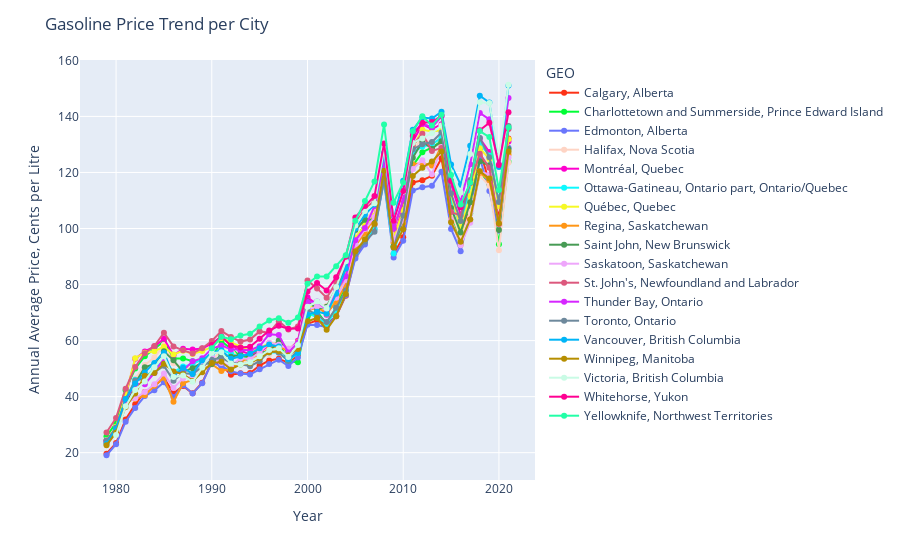

Notebook cell for this chart:
### Code cell
fig = px.line(price_bycity
                   ,x='Year', y = "Value", 
                   color = "GEO", color_discrete_sequence=px.colors.qualitative.Light24)
fig.update_traces(mode='markers+lines')
fig.update_layout(
    title="Gasoline Price Trend per City",
    xaxis_title="Year",
    yaxis_title="Annual Average Price, Cents per Litre")
fig.show()

### Figure 1 — Plotly figure (JSON) as saved in the notebook; plotly's stock layout.template omitted (floating-point values rounded to 4 significant figures)
{"data": [{"hovertemplate": "GEO=Calgary, Alberta<br>Year=%{x}<br>Value=%{y}<extra></extra>", "legendgroup": "Calgary, Alberta", "line": {"color": "#FD3216", "dash": "solid"}, "marker": {"symbol": "circle"}, "mode": "markers+lines", "name": "Calgary, Alberta", "orientation": "v", "showlegend": true, "type": "scatter", "x": [1979, 1980, 1981, 1982, 1983, 1984, 1985, 1986, 1987, 1988, 1989, 1990, 1991, 1992, 1993, 1994, 1995, 1996, 1997, 1998, 1999, 2000, 2001, 2002, 2003, 2004, 2005, 2006, 2007, 2008, 2009, 2010, 2011, 2012, 2013, 2014, 2015, 2016, 2017, 2018, 2019, 2020, 2021], "xaxis": "x", "y": [19.61, 23.42, 31.85, 37.24, 41.66, 43.71, 46.71, 41.22, 43.78, 41.19, 44.98, 52.32, 51.24, 47.79, 48.3, 48.45, 51.08, 52.9, 53.54, 52.03, 54.92, 65.96, 67.26, 65.93, 68.66, 76.03, 90.08, 95.03, 101.4, 118.2, 90.86, 96.91, 116.4, 117.2, 118.8, 125.1, 104.8, 96.62, 108.9, 128.1, 116.3, 104.0, 132.1], "yaxis": "y"}, {"hovertemplate": "GEO=Charlottetown and Summerside, Prince Edward Island<br>Year=%{x}<br>Value=%{y}<extra></extra>", "legendgroup": "Charlottetown and Summerside, Prince Edward Island", "line": {"color": "#00FE35", "dash": "solid"}, "marker": {"symbol": "circle"}, "mode": "markers+lines", "name": "Charlottetown and Summerside, Prince Edward Island", "orientation": "v", "showlegend": true, "type": "scatter", "x": [1979, 1980, 1981, 1982, 1983, 1984, 1985, 1986, 1987, 1988, 1989, 1990, 1991, 1992, 1993, 1994, 1995, 1996, 1997, 1998, 1999, 2000, 2001, 2002, 2003, 2004, 2005, 2006, 2007, 2008, 2009, 2010, 2011, 2012, 2013, 2014, 2015, 2016, 2017, 2018, 2019, 2020, 2021], "xaxis": "x", "y": [25.82, 30.64, 42.28, 50.07, 54.38, 57.18, 59.76, 53.62, 53.65, 52.65, 52.71, 53.86, 59.8, 57.14, 54.43, 53.81, 57.43, 57.82, 59.24, 52.6, 52.27, 68.41, 70.33, 65.95, 71.68, 80.09, 95.4, 101.8, 103.4, 120.1, 93.7, 102.7, 122.5, 127.2, 128.9, 131.3, 105.1, 95.99, 105.3, 120.5, 115.8, 94.42, 123.8], "yaxis": "y"}, {"hovertemplate": "GEO=Edmonton, Alberta<br>Year=%{x}<br>Value=%{y}<extra></extra>", "legendgroup": "Edmonton, Alberta", "line": {"color": "#6A76FC", "dash": "solid"}, "marker": {"symbol": "circle"}, "mode": "markers+lines", "name": "Edmonton, Alberta", "orientation": "v", "showlegend": true, "type": "scatter", "x": [1979, 1980, 1981, 1982, 1983, 1984, 1985, 1986, 1987, 1988, 1989, 1990, 1991, 1992, 1993, 1994, 1995, 1996, 1997, 1998, 1999, 2000, 2001, 2002, 2003, 2004, 2005, 2006, 2007, 2008, 2009, 2010, 2011, 2012, 2013, 2014, 2015, 2016, 2017, 2018, 2019, 2020, 2021], "xaxis": "x", "y": [19.08, 23.02, 31.06, 35.97, 40.2, 42.24, 45.13, 39.88, 44.05, 41.13, 44.75, 52.28, 50.83, 49.07, 48.22, 47.91, 49.76, 51.61, 53.19, 50.93, 54, 65.68, 65.57, 64.76, 68.96, 76.19, 89.28, 94.33, 99.94, 116.9, 89.61, 95.64, 113.5, 114.7, 115.2, 120.3, 99.82, 91.91, 106.2, 125.2, 113.4, 99.21, 128.8], "yaxis": "y"}, {"hovertemplate": "GEO=Halifax, Nova Scotia<br>Year=%{x}<br>Value=%{y}<extra></extra>", "legendgroup": "Halifax, Nova Scotia", "line": {"color": "#FED4C4", "dash": "solid"}, "marker": {"symbol": "circle"}, "mode": "markers+lines", "name": "Halifax, Nova Scotia", "orientation": "v", "showlegend": true, "type": "scatter", "x": [1979, 1980, 1981, 1982, 1983, 1984, 1985, 1986, 1987, 1988, 1989, 1990, 1991, 1992, 1993, 1994, 1995, 1996, 1997, 1998, 1999, 2000, 2001, 2002, 2003, 2004, 2005, 2006, 2007, 2008, 2009, 2010, 2011, 2012, 2013, 2014, 2015, 2016, 2017, 2018, 2019, 2020, 2021], "xaxis": "x", "y": [24.52, 28.86, 37.8, 46.38, 51.28, 53.93, 58.49, 51.92, 50.25, 50.32, 50.92, 52.39, 57.08, 57.42, 52.71, 52.76, 54.3, 55.02, 60.06, 57.21, 59.5, 75.25, 72.94, 72.37, 78.06, 86.41, 98.72, 103.8, 106.1, 121.9, 95.81, 106.6, 127.2, 132.7, 129.7, 132.8, 106.0, 96.61, 106.0, 118.9, 115.2, 92.2, 123.5], "yaxis": "y"}, {"hovertemplate": "GEO=Montréal, Quebec<br>Year=%{x}<br>Value=%{y}<extra></extra>", "legendgroup": "Montréal, Quebec", "line": {"color": "#FE00CE", "dash": "solid"}, "marker": {"symbol": "circle"}, "mode": "markers+lines", "name": "Montréal, Quebec", "orientation": "v", "showlegend": true, "type": "scatter", "x": [1979, 1980, 1981, 1982, 1983, 1984, 1985, 1986, 1987, 1988, 1989, 1990, 1991, 1992, 1993, 1994, 1995, 1996, 1997, 1998, 1999, 2000, 2001, 2002, 2003, 2004, 2005, 2006, 2007, 2008, 2009, 2010, 2011, 2012, 2013, 2014, 2015, 2016, 2017, 2018, 2019, 2020, 2021], "xaxis": "x", "y": [23.86, 28.98, 40.2, 53.48, 56.13, 57.88, 60.68, 54.76, 57.08, 56.83, 57.17, 58.87, 61.48, 58.35, 56.36, 55.1, 55.83, 58.26, 59.23, 56.23, 59.97, 75.46, 72.77, 69.23, 74.95, 83.26, 95.89, 100.4, 103.8, 124.8, 97.25, 107.6, 130.9, 137.2, 135.5, 137.2, 115.9, 104.8, 115.3, 132.2, 127.3, 108.3, 131.0], "yaxis": "y"}, {"hovertemplate": "GEO=Ottawa-Gatineau, Ontario part, Ontario/Quebec<br>Year=%{x}<br>Value=%{y}<extra></extra>", "legendgroup": "Ottawa-Gatineau, Ontario part, Ontario/Quebec", "line": {"color": "#0DF9FF", "dash": "solid"}, "marker": {"symbol": "circle"}, "mode": "markers+lines", "name": "Ottawa-Gatineau, Ontario part, Ontario/Quebec", "orientation": "v", "showlegend": true, "type": "scatter", "x": [1979, 1980, 1981, 1982, 1983, 1984, 1985, 1986, 1987, 1988, 1989, 1990, 1991, 1992, 1993, 1994, 1995, 1996, 1997, 1998, 1999, 2000, 2001, 2002, 2003, 2004, 2005, 2006, 2007, 2008, 2009, 2010, 2011, 2012, 2013, 2014, 2015, 2016, 2017, 2018, 2019, 2020, 2021], "xaxis": "x", "y": [23.95, 28.83, 38.71, 46.05, 46.69, 49.93, 53.38, 48.84, 50.72, 51.6, 53.24, 54.94, 56.76, 55.37, 53.96, 52.76, 53.56, 55.77, 55.87, 52.7, 55.56, 69.79, 68.31, 65.96, 70.74, 77.93, 91.13, 95.47, 99.75, 117.5, 91.11, 103.6, 127.2, 129.2, 130.1, 132.4, 110.1, 100.8, 114.9, 130.3, 126.1, 109.6, 135.8], "yaxis": "y"}, {"hovertemplate": "GEO=Québec, Quebec<br>Year=%{x}<br>Value=%{y}<extra></extra>", "legendgroup": "Québec, Quebec", "line": {"color": "#F6F926", "dash": "solid"}, "marker": {"symbol": "circle"}, "mode": "markers+lines", "name": "Québec, Quebec", "orientation": "v", "showlegend": true, "type": "scatter", "x": [1979, 1980, 1981, 1982, 1983, 1984, 1985, 1986, 1987, 1988, 1989, 1990, 1991, 1992, 1993, 1994, 1995, 1996, 1997, 1998, 1999, 2000, 2001, 2002, 2003, 2004, 2005, 2006, 2007, 2008, 2009, 2010, 2011, 2012, 2013, 2014, 2015, 2016, 2017, 2018, 2019, 2020, 2021], "xaxis": "x", "y": [24.09, 29.27, 40.46, 53.73, 55.69, 56.2, 57.82, 55.01, 56.41, 55.23, 56.26, 57.75, 60.95, 59.43, 57.64, 56.33, 57.2, 59.12, 58.82, 55.7, 59.44, 71.89, 72.58, 69.54, 75.42, 83.78, 96.66, 101.1, 104.6, 124.5, 96.72, 106.6, 129, 135.2, 134.7, 135.0, 112.1, 100.2, 111.6, 128.6, 124.8, 107.9, 131.9], "yaxis": "y"}, {"hovertemplate": "GEO=Regina, Saskatchewan<br>Year=%{x}<br>Value=%{y}<extra></extra>", "legendgroup": "Regina, Saskatchewan", "line": {"color": "#FF9616", "dash": "solid"}, "marker": {"symbol": "circle"}, "mode": "markers+lines", "name": "Regina, Saskatchewan", "orientation": "v", "showlegend": true, "type": "scatter", "x": [1979, 1980, 1981, 1982, 1983, 1984, 1985, 1986, 1987, 1988, 1989, 1990, 1991, 1992, 1993, 1994, 1995, 1996, 1997, 1998, 1999, 2000, 2001, 2002, 2003, 2004, 2005, 2006, 2007, 2008, 2009, 2010, 2011, 2012, 2013, 2014, 2015, 2016, 2017, 2018, 2019, 2020, 2021], "xaxis": "x", "y": [23.47, 27.88, 38.04, 39.2, 40.48, 43.85, 46.72, 38.2, 44.78, 46.02, 49.5, 51.56, 49.13, 49.9, 52.6, 53.73, 54.95, 57.05, 58, 56.1, 59.16, 70.68, 71.83, 69.75, 73.8, 80.01, 93.92, 98.39, 103.9, 121.9, 94.91, 102.0, 123.0, 123.3, 122.5, 129.4, 103.2, 94.21, 103.1, 119.9, 117.2, 101.8, 126.4], "yaxis": "y"}, {"hovertemplate": "GEO=Saint John, New Brunswick<br>Year=%{x}<br>Value=%{y}<extra></extra>", "legendgroup": "Saint John, New Brunswick", "line": {"color": "#479B55", "dash": "solid"}, "marker": {"symbol": "circle"}, "mode": "markers+lines", "name": "Saint John, New Brunswick", "orientation": "v", "showlegend": true, "type": "scatter", "x": [1979, 1980, 1981, 1982, 1983, 1984, 1985, 1986, 1987, 1988, 1989, 1990, 1991, 1992, 1993, 1994, 1995, 1996, 1997, 1998, 1999, 2000, 2001, 2002, 2003, 2004, 2005, 2006, 2007, 2008, 2009, 2010, 2011, 2012, 2013, 2014, 2015, 2016, 2017, 2018, 2019, 2020, 2021], "xaxis": "x", "y": [24.38, 27.98, 37.46, 44.75, 50.5, 51.68, 56.15, 52.95, 48.83, 50.17, 52.18, 51.62, 54.97, 54.27, 54.97, 54.22, 55.78, 56, 60.02, 56.57, 59.02, 73.93, 71.33, 72.07, 78.73, 86.62, 99.44, 103.2, 103.1, 120.2, 93.66, 103.1, 125.2, 131.1, 128.5, 131.1, 107.3, 98.6, 109.4, 124.0, 122.6, 99.44, 128.3], "yaxis": "y"}, {"hovertemplate": "GEO=Saskatoon, Saskatchewan<br>Year=%{x}<br>Value=%{y}<extra></extra>", "legendgroup": "Saskatoon, Saskatchewan", "line": {"color": "#EEA6FB", "dash": "solid"}, "marker": {"symbol": "circle"}, "mode": "markers+lines", "name": "Saskatoon, Saskatchewan", "orientation": "v", "showlegend": true, "type": "scatter", "x": [1979, 1980, 1981, 1982, 1983, 1984, 1985, 1986, 1987, 1988, 1989, 1990, 1991, 1992, 1993, 1994, 1995, 1996, 1997, 1998, 1999, 2000, 2001, 2002, 2003, 2004, 2005, 2006, 2007, 2008, 2009, 2010, 2011, 2012, 2013, 2014, 2015, 2016, 2017, 2018, 2019, 2020, 2021], "xaxis": "x", "y": [23.92, 28.23, 37.62, 39.38, 41.65, 44.38, 48.22, 43.09, 46.51, 47.19, 51.95, 54.45, 52, 50.81, 53.68, 53.41, 55.8, 59.24, 58.52, 57.07, 59.07, 70.91, 72.25, 71.59, 75.28, 81.6, 94.41, 99.78, 104.1, 120.8, 95.95, 103.0, 121.2, 124.3, 119.4, 129.1, 103.1, 94.02, 102.1, 120.3, 119.2, 101.5, 125.4], "yaxis": "y"}, {"hovertemplate": "GEO=St. John's, Newfoundland and Labrador<br>Year=%{x}<br>Value=%{y}<extra></extra>", "legendgroup": "St. John's, Newfoundland and Labrador", "line": {"color": "#DC587D", "dash": "solid"}, "marker": {"symbol": "circle"}, "mode": "markers+lines", "name": "St. John's, Newfoundland and Labrador", "orientation": "v", "showlegend": true, "type": "scatter", "x": [1979, 1980, 1981, 1982, 1983, 1984, 1985, 1986, 1987, 1988, 1989, 1990, 1991, 1992, 1993, 1994, 1995, 1996, 1997, 1998, 1999, 2000, 2001, 2002, 2003, 2004, 2005, 2006, 2007, 2008, 2009, 2010, 2011, 2012, 2013, 2014, 2015, 2016, 2017, 2018, 2019, 2020, 2021], "xaxis": "x", "y": [27.22, 32.4, 42.82, 50.58, 55.48, 58.07, 62.84, 57.92, 56.52, 55.42, 57.28, 59.87, 63.39, 61.3, 59.64, 60.38, 63.28, 62.76, 66.9, 63.96, 65.03, 81.46, 78.62, 75.28, 80.7, 89.28, 101.8, 107.0, 110.0, 126.5, 99.98, 109.9, 129.7, 133.8, 127.7, 128.7, 105.8, 104.7, 116.4, 126.7, 121.7, 101.6, 135.5], "yaxis": "y"}, {"hovertemplate": "GEO=Thunder Bay, Ontario<br>Year=%{x}<br>Value=%{y}<extra></extra>", "legendgroup": "Thunder Bay, Ontario", "line": {"color": "#D626FF", "dash": "solid"}, "marker": {"symbol": "circle"}, "mode": "markers+lines", "name": "Thunder Bay, Ontario", "orientation": "v", "showlegend": true, "type": "scatter", "x": [1979, 1980, 1981, 1982, 1983, 1984, 1985, 1986, 1987, 1988, 1989, 1990, 1991, 1992, 1993, 1994, 1995, 1996, 1997, 1998, 1999, 2000, 2001, 2002, 2003, 2004, 2005, 2006, 2007, 2008, 2009, 2010, 2011, 2012, 2013, 2014, 2015, 2016, 2017, 2018, 2019, 2020, 2021], "xaxis": "x", "y": [24.15, 28.64, 38.63, 44.5, 44.43, 48.46, 53.67, 48.11, 49.35, 52.62, 53.72, 57.05, 58.29, 56.86, 56.75, 56.56, 57.99, 62.3, 61.97, 55.72, 59.23, 73.73, 73.95, 71.04, 77.6, 83, 95.81, 100.2, 108, 123.6, 99.95, 110.5, 134.1, 137.5, 136.0, 140.0, 117.1, 109.6, 122.9, 141.2, 138.9, 122.8, 146.5], "yaxis": "y"}, {"hovertemplate": "GEO=Toronto, Ontario<br>Year=%{x}<br>Value=%{y}<extra></extra>", "legendgroup": "Toronto, Ontario", "line": {"color": "#6E899C", "dash": "solid"}, "marker": {"symbol": "circle"}, "mode": "markers+lines", "name": "Toronto, Ontario", "orientation": "v", "showlegend": true, "type": "scatter", "x": [1979, 1980, 1981, 1982, 1983, 1984, 1985, 1986, 1987, 1988, 1989, 1990, 1991, 1992, 1993, 1994, 1995, 1996, 1997, 1998, 1999, 2000, 2001, 2002, 2003, 2004, 2005, 2006, 2007, 2008, 2009, 2010, 2011, 2012, 2013, 2014, 2015, 2016, 2017, 2018, 2019, 2020, 2021], "xaxis": "x", "y": [24.18, 29, 39.1, 45.76, 46.43, 48.64, 50.98, 45.7, 48.38, 48.08, 50.57, 53.16, 53.83, 52.12, 51.62, 50.87, 52.65, 56.24, 55.65, 52.74, 56.63, 70.96, 69.29, 66.64, 71.73, 77.83, 90.99, 95.35, 98.86, 117.5, 93.12, 104.6, 128.3, 130.1, 130.8, 134.3, 112.5, 102.7, 117.3, 132.3, 125.4, 109.5, 136.6], "yaxis": "y"}, {"hovertemplate": "GEO=Vancouver, British Columbia<br>Year=%{x}<br>Value=%{y}<extra></extra>", "legendgroup": "Vancouver, British Columbia", "line": {"color": "#00B5F7", "dash": "solid"}, "marker": {"symbol": "circle"}, "mode": "markers+lines", "name": "Vancouver, British Columbia", "orientation": "v", "showlegend": true, "type": "scatter", "x": [1979, 1980, 1981, 1982, 1983, 1984, 1985, 1986, 1987, 1988, 1989, 1990, 1991, 1992, 1993, 1994, 1995, 1996, 1997, 1998, 1999, 2000, 2001, 2002, 2003, 2004, 2005, 2006, 2007, 2008, 2009, 2010, 2011, 2012, 2013, 2014, 2015, 2016, 2017, 2018, 2019, 2020, 2021], "xaxis": "x", "y": [23.21, 28.42, 39.16, 44.66, 48.64, 51.98, 55.69, 47.32, 50.32, 48.11, 52.91, 55.7, 56.55, 53.49, 54.43, 55.29, 57.27, 58.63, 57.88, 53.35, 55.58, 69.32, 70.29, 69.57, 76.67, 85.76, 99.98, 104.9, 108.5, 127.1, 103.2, 117.0, 135.2, 139.6, 139.3, 141.7, 122.9, 115.6, 129.5, 147.4, 145.0, 121.9, 151.0], "yaxis": "y"}, {"hovertemplate": "GEO=Winnipeg, Manitoba<br>Year=%{x}<br>Value=%{y}<extra></extra>", "legendgroup": "Winnipeg, Manitoba", "line": {"color": "#B68E00", "dash": "solid"}, "marker": {"symbol": "circle"}, "mode": "markers+lines", "name": "Winnipeg, Manitoba", "orientation": "v", "showlegend": true, "type": "scatter", "x": [1979, 1980, 1981, 1982, 1983, 1984, 1985, 1986, 1987, 1988, 1989, 1990, 1991, 1992, 1993, 1994, 1995, 1996, 1997, 1998, 1999, 2000, 2001, 2002, 2003, 2004, 2005, 2006, 2007, 2008, 2009, 2010, 2011, 2012, 2013, 2014, 2015, 2016, 2017, 2018, 2019, 2020, 2021], "xaxis": "x", "y": [22.62, 27.22, 36.32, 41.12, 47.47, 48.47, 51.77, 48.99, 47.99, 45.61, 48.69, 51.96, 52.47, 49.72, 51.5, 52.01, 53.78, 55.87, 56.27, 54.78, 57.02, 66.92, 68.06, 63.87, 68.7, 76.64, 91.88, 96.13, 101.7, 120.7, 93.28, 99.77, 118.7, 121.7, 123.9, 127.5, 102.2, 95.25, 103.2, 120.4, 117.8, 101.8, 127.5], "yaxis": "y"}, {"hovertemplate": "GEO=Victoria, British Columbia<br>Year=%{x}<br>Value=%{y}<extra></extra>", "legendgroup": "Victoria, British Columbia", "line": {"color": "#C9FBE5", "dash": "solid"}, "marker": {"symbol": "circle"}, "mode": "markers+lines", "name": "Victoria, British Columbia", "orientation": "v", "showlegend": true, "type": "scatter", "x": [1980, 1981, 1982, 1983, 1984, 1985, 1986, 1987, 1988, 1989, 1990, 1991, 1992, 1993, 1994, 1995, 1996, 1997, 1998, 1999, 2000, 2001, 2002, 2003, 2004, 2005, 2006, 2007, 2008, 2009, 2010, 2011, 2012, 2013, 2014, 2015, 2016, 2017, 2018, 2019, 2020, 2021], "xaxis": "x", "y": [26.32, 36.54, 42.37, 45.37, 50.48, 54.38, 46.97, 47.52, 45.28, 50.39, 55.54, 55.84, 51.79, 51.45, 52.24, 54.37, 56.67, 57.25, 54.11, 58.4, 72.07, 73.94, 71.49, 79.09, 88.28, 101.1, 106.2, 109.0, 128.4, 102.9, 113.2, 130.5, 132.1, 134.0, 136.8, 120.1, 112.8, 126.6, 145.1, 144.8, 125.6, 151.3], "yaxis": "y"}, {"hovertemplate": "GEO=Whitehorse, Yukon<br>Year=%{x}<br>Value=%{y}<extra></extra>", "legendgroup": "Whitehorse, Yukon", "line": {"color": "#FF0092", "dash": "solid"}, "marker": {"symbol": "circle"}, "mode": "markers+lines", "name": "Whitehorse, Yukon", "orientation": "v", "showlegend": true, "type": "scatter", "x": [1990, 1991, 1992, 1993, 1994, 1995, 1996, 1997, 1998, 1999, 2000, 2001, 2002, 2003, 2004, 2005, 2006, 2007, 2008, 2009, 2010, 2011, 2012, 2013, 2014, 2015, 2016, 2017, 2018, 2019, 2020, 2021], "xaxis": "x", "y": [58.42, 61.48, 58.29, 57.5, 57.81, 60.66, 63.6, 65.26, 64.23, 64.33, 77.48, 80.54, 77.9, 82.58, 89.93, 103.9, 108.0, 111.6, 130.4, 102.8, 113.4, 133.0, 137.7, 138.0, 140.3, 117.0, 107.5, 116.2, 135.0, 137.7, 122.6, 141.5], "yaxis": "y"}, {"hovertemplate": "GEO=Yellowknife, Northwest Territories<br>Year=%{x}<br>Value=%{y}<extra></extra>", "legendgroup": "Yellowknife, Northwest Territories", "line": {"color": "#22FFA7", "dash": "solid"}, "marker": {"symbol": "circle"}, "mode": "markers+lines", "name": "Yellowknife, Northwest Territories", "orientation": "v", "showlegend": true, "type": "scatter", "x": [1990, 1991, 1992, 1993, 1994, 1995, 1996, 1997, 1998, 1999, 2000, 2001, 2002, 2003, 2004, 2005, 2006, 2007, 2008, 2009, 2010, 2011, 2012, 2013, 2014, 2015, 2016, 2017, 2018, 2019, 2020, 2021], "xaxis": "x", "y": [57.3, 61.37, 60.49, 61.83, 62.41, 65.06, 67.15, 68, 66.34, 68.24, 80.27, 82.91, 82.9, 86.57, 90.45, 102.8, 109.8, 116.8, 137.1, 109.2, 116.4, 134.7, 140.1, 136.8, 140.6, 119.1, 108.5, 116.3, 134.8, 132.6, 113.8, 136.1], "yaxis": "y"}], "layout": {"autosize": true, "legend": {"title": {"text": "GEO"}, "tracegroupgap": 0}, "margin": {"t": 60}, "title": {"text": "Gasoline Price Trend per City"}, "xaxis": {"anchor": "y", "autorange": true, "domain": [0, 1], "range": [1977.0, 2023.0], "title": {"text": "Year"}, "type": "linear"}, "yaxis": {"anchor": "x", "autorange": true, "domain": [0, 1], "range": [9.705, 160.7], "title": {"text": "Annual Average Price, Cents per Litre"}, "type": "linear"}}}
